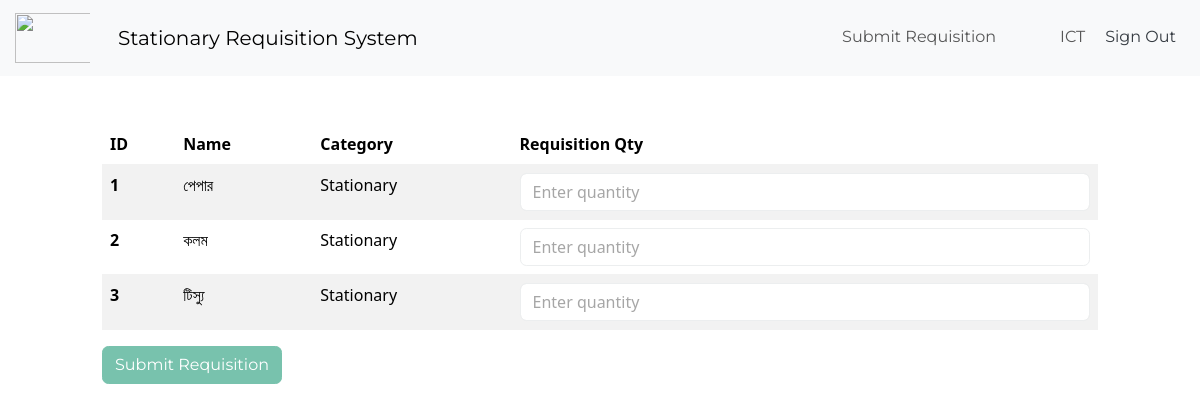
The app's page /requisition/ (signed in) with its own data.
### inventory/models.py (models this page shows, shortened)
class InventoryItem(models.Model):
    name = models.CharField(max_length=200)
    reference_no = models.CharField(max_length=200)
    unit = models.CharField(max_length=100)
    quantity = models.IntegerField()
    category = models.ForeignKey('Category', on_delete=models.SET_NULL, blank=True, null=True)
    date_created = models.DateField()
    remarks = models.TextField(blank=True, null=True)
    reference_pdf = models.FileField(upload_to='inventory_pdfs/', blank=True, null=True)

class Category(models.Model):
    name = models.CharField(max_length=200)
    remarks = models.TextField(blank=True, null=True)
    class Meta:
        verbose_name_plural = 'categories'

### inventory/views.py (the view)
# urls.py: path('requisition/', RequisitionView.as_view(), name='requisition'),
class RequisitionView(LoginRequiredMixin, View):
    def get(self, request):
        items = InventoryItem.objects.order_by('id')
        low_inventory_ids = InventoryItem.objects.filter(
			quantity__lte=LOW_QUANTITY
		).values_list('id', flat=True)
        return render(request, 'inventory/requisition.html', {'items': items, 'low_inventory_ids': low_inventory_ids})

### inventory/templates/inventory/requisition.html (shortened to what this page needs)
{% extends 'auth/base.html' %}
{% block content %}
    <div class="row">
        <div class="col-md-10 col-12 mx-auto mt-5">
            <form method="POST" action="{% url 'submit_requisition' %}">
                <table class="table table-hover table-striped">
                    <thead>
                        <tr>
                            <th scope="col">ID</th>
                            <th scope="col">Name</th>
                            <th scope="col">Category</th>
                            <th scope="col">Requisition Qty</th>
                        </tr>
                    </thead>
                    <tbody>
                        {% for item in items %}
                        <tr>
                            <th scope="row">{{ item.id }}</th>
                            <td>{{ item.name }}</td>
                            <td>{{ item.category.name}}</td>
                            <td>
                                <input type="number" name="quantities_{{ item.id }}" min="0" class="form-control" placeholder="Enter quantity">
                            </td>
                        </tr>
                        {% endfor %}
                    </tbody>
                </table>
                <button type="submit" class="btn btn-primary">Submit Requisition</button>
            </form>
        </div>
    </div>
{% endblock content %}

### inventory/templates/auth/navigation.html (shortened to what this page needs)
<nav class="navbar navbar-expand-lg bg-light">
  <a class="navbar-brand" href="#"><img src="https://upload.wikimedia.org/wikipedia/en/thumb/c/c0/BAPEX.png/220px-BAPEX.png" width="90" height="50" style="padding-left: 15px;" class="d-inline-block align-top" alt="" /></a>
  <div class="container-fluid">
    <a class="navbar-brand" href="{% url 'index' %}">Stationary Requisition System</a>
    <div class="collapse navbar-collapse justify-content-end" id="navbarNav">
      <ul class="navbar-nav">
        {% if user.is_authenticated %}
          {% if user.is_staff %}
            <li class="nav-item">
              <a class="nav-link" href="{% url 'requisition_list' %}" style="padding-top: 6px; padding-right: 56px;">Requisitions</a>
            </li>
          {% else %}
            <li class="nav-item">
              <a class="nav-link" href="{% url 'requisition' %}" style="padding-top: 6px;padding-right: 56px;">Submit Requisition</a>
            </li>
          {% endif %}
          <li class="nav-item">
            <a class="nav-link" href="#" style="padding-top: 6px;">{{ user.username }}</a>
          </li>
          <form method="post" action="{% url 'logout' %}">
            <button type="submit" class="btn border-0 bg-transparent text-dark">Sign Out</button>
          </form>
        {% endif %}
      </ul>
    </div>
  </div>
</nav>

### records on screen
InventoryItem: id "1", name "পেপার", category.name "Stationary"
InventoryItem: id "2", name "কলম", category.name "Stationary"
InventoryItem: id "3", name "টিস্যু", category.name "Stationary"

### other values on screen
{{ user.username }} "ICT"
